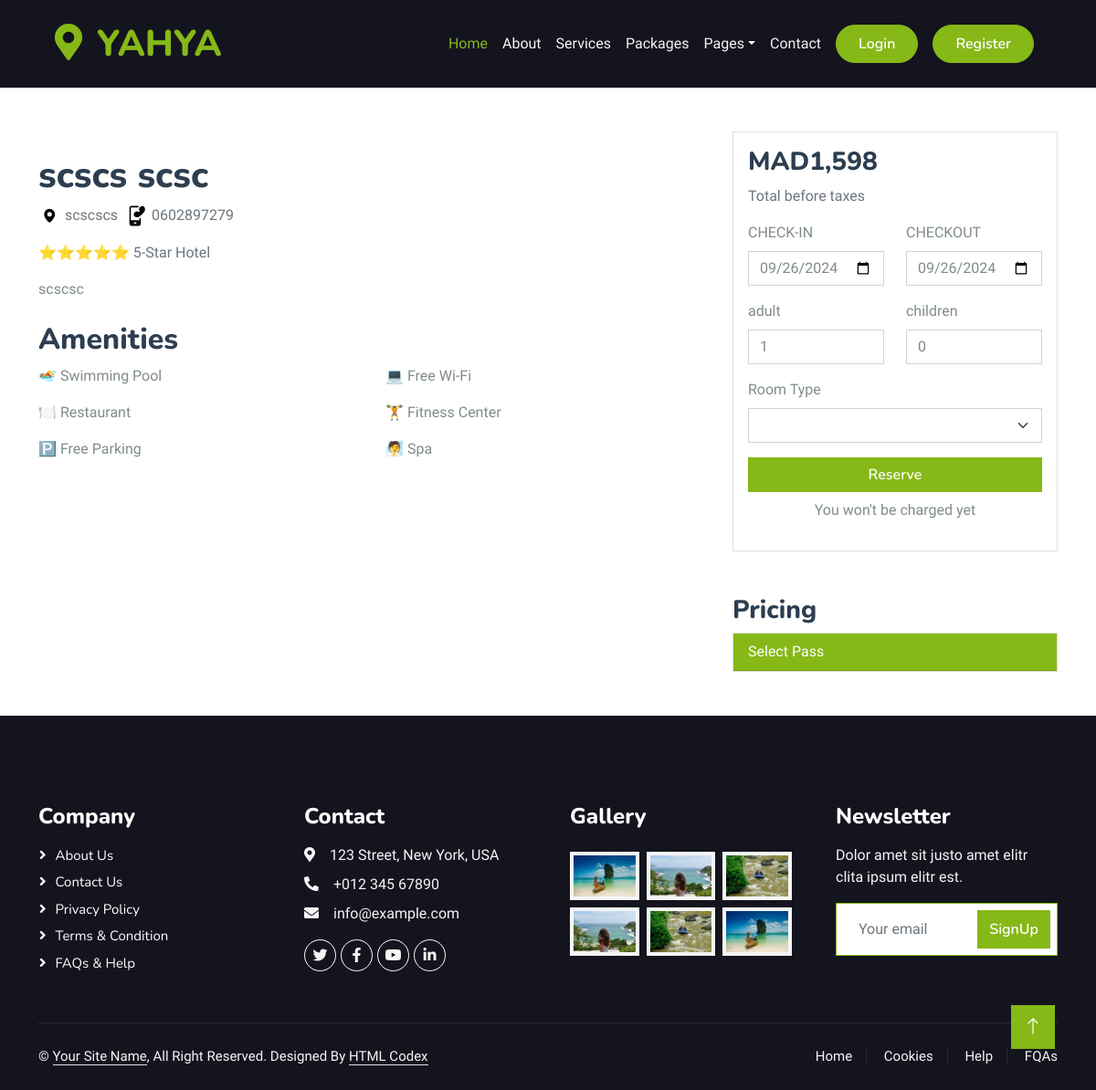
The page /detail/scscs-scsc/ on the database as committed earlier.
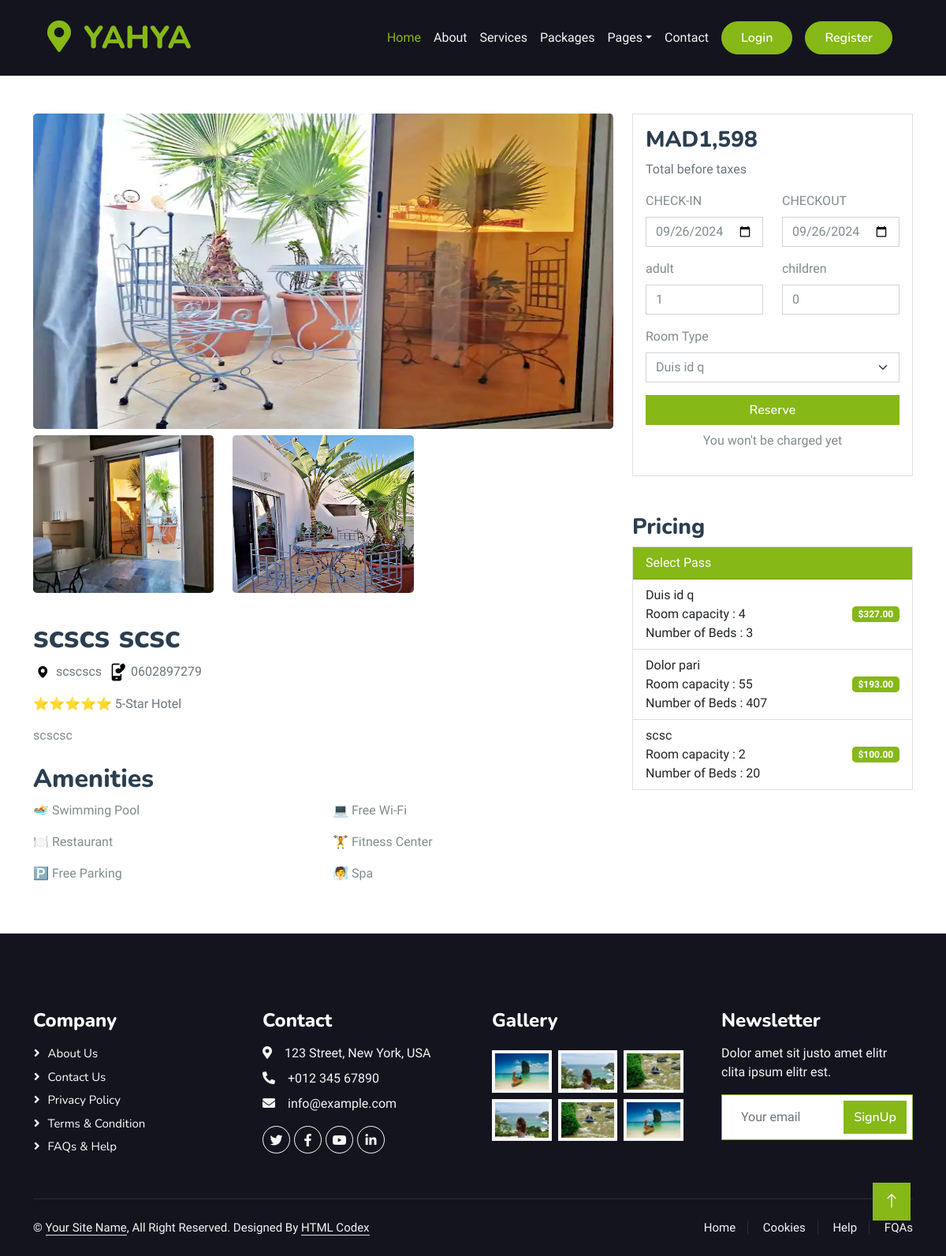
The same page on the database as committed later.
### hotel/models.py (models this page shows, shortened)
class HotelGallery(models.Model):
    hotel = models.ForeignKey(Hotel, on_delete=models.CASCADE)
    image = models.FileField(upload_to="hotel_galley")
    hgid= ShortUUIDField(unique=True, length=10, max_length=20, alphabet="abcdefghijklmnopqrstuvwxyz")
    class Meta:
        verbose_name_plural = "Hotel Gallery"

class RoomType(models.Model):
    hotel = models.ForeignKey(Hotel, on_delete=models.CASCADE)
    type = models.CharField(max_length=10)
    price = models.DecimalField(max_digits=12, decimal_places=2, default=0.00)
    number_of_beds = models.PositiveIntegerField(default=0)
    room_capacity = models.PositiveIntegerField(default=0)
    rtid = ShortUUIDField(unique=True, length=10, max_length=20, alphabet="abcdefghijklmnopqrstuvwxyz")
    slug= models.SlugField(unique=True)
    date= models.DateTimeField(auto_now_add=True)
    class Meta:
        verbose_name_plural = "Room Types"

### hotel/views.py (the view)
# urls.py: path("detail/<slug>/", views.hotel_detail, name="hotel_detail"),
def hotel_detail(request, slug):
    hotel = Hotel.objects.get(status="Live", slug=slug)
    context = {
        "hotel": hotel
     }
    return render (request, "hotel/hotel_detail.html", context)

### hotel/models.py (called while the page is built)
    def hotel_gallery(self):
        return HotelGallery.objects.filter(hotel=self)

    def hotel_rocm_types(self):
        return RoomType.objects.filter(hotel=self)

### templates/hotel/hotel_detail.html (shortened to what the changed rows need)
{% extends "base/base.html" %}
{% load static %}
{% block content %}
    <div class="container mt-5">
        <div class="row">
            <div class="col-md-8">
                <div class="row">
                    {% for hotel_gallery in hotel.hotel_gallery.all %}
                        {% if forloop.first %}
                            <div class="col-12 mb-2">
                                <img src="{{hotel_gallery.image.url}}" alt="Hotel Image 1" class="img-fluid hotel-image-main w-100 rounded-3" style="height:400px;">
                            </div>
                        {% else %}
                            <div class="col-4 mb-2">
                                <img src="{{hotel_gallery.image.url}}" alt="Hotel Image Small" class="img-fluid hotel-image-small w-100 rounded-3" style="height:200px;">
                            </div>
                        {% endif %}
                    {% endfor %}
                </div>
                <h1 class="mt-4">{{hotel.name}}</h1>
                <h2 class="mt-4">Amenities</h2>
            </div>
            <div class="col-md-4">
                <div class="card">
                    <div class="card-body">
                        <form method="post" action="{% url 'booking:check_room_availability' %}">
                            <div class="mb-3">
                                <label for="room_type" class="form-label">Room Type</label>
                                <select class="form-select" name="room_type" id="room_type">
                                    {% for hotel_type in hotel.hotel_rocm_types%}
                                        <option value="{{hotel_type.slug}}">{{hotel_type.type}}</option>
                                    {% endfor %}
                                </select>
                            </div>
                        </form>
                    </div>
                </div>
                <div class="card" style="width: 100%;">
                    <ul class="list-group list-group-flush">
                        {% for hotel_type in hotel.hotel_rocm_types%}
                            <li class="list-group-item d-flex justify-content-between align-items-center">  <span class="d-flex flex-column">  {{hotel_type.type}} <span class=" "> Room capacity : {{hotel_type.room_capacity}}</span><span class=" "> Number of Beds : {{hotel_type.number_of_beds}}</span> </span> <span class="badge bg-primary rounded-3">${{hotel_type.price}}
                            </span>
                        </li>
                        {% endfor %}
                    </ul>
                  </div>
            </div>
        </div>
    </div>
{% endblock %}

Rows that differ between the two databases and show on the page:
added HotelGallery: image (picture)
added HotelGallery: image (picture)
added HotelGallery: image (picture)
changed Hotel "scscs scsc": description "scscsc" → "<p>scscsc</p>" (drawn)
added RoomType: type "Duis id q", room_capacity "4", number_of_beds "3", price "327.00"
added RoomType: type "Dolor pari", room_capacity "55", number_of_beds "407", price "193.00"
added RoomType: type "scsc", room_capacity "2", number_of_beds "20", price "100.00"
Other text that changed with them:
form field room_type: (not shown) → "Duis id q"
